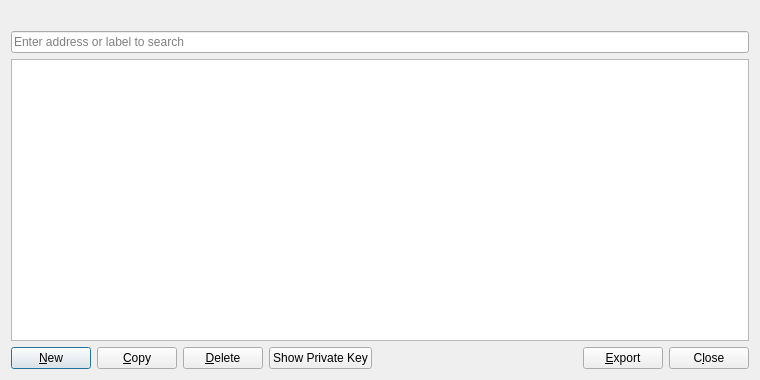
<?xml version="1.0" encoding="UTF-8"?>
<ui version="4.0">
 <class>AddressBookPage</class>
 <widget class="QWidget" name="AddressBookPage">
  <property name="geometry">
   <rect>
    <x>0</x>
    <y>0</y>
    <width>760</width>
    <height>380</height>
   </rect>
  </property>
  <layout class="QVBoxLayout" name="verticalLayout">
   <item>
    <widget class="QLabel" name="labelExplanation">
     <property name="textFormat">
      <enum>Qt::PlainText</enum>
     </property>
     <property name="wordWrap">
      <bool>true</bool>
     </property>
    </widget>
   </item>
   <item>
    <widget class="QLineEdit" name="searchLineEdit">
     <property name="placeholderText">
      <string>Enter address or label to search</string>
     </property>
    </widget>
   </item>
   <item>
    <widget class="QTableView" name="tableView">
     <property name="contextMenuPolicy">
      <enum>Qt::CustomContextMenu</enum>
     </property>
     <property name="toolTip">
      <string>Right-click to edit address or label</string>
     </property>
     <property name="tabKeyNavigation">
      <bool>false</bool>
     </property>
     <property name="alternatingRowColors">
      <bool>true</bool>
     </property>
     <property name="selectionMode">
      <enum>QAbstractItemView::SingleSelection</enum>
     </property>
     <property name="selectionBehavior">
      <enum>QAbstractItemView::SelectRows</enum>
     </property>
     <property name="sortingEnabled">
      <bool>true</bool>
     </property>
     <attribute name="verticalHeaderVisible">
      <bool>false</bool>
     </attribute>
    </widget>
   </item>
   <item>
    <layout class="QHBoxLayout" name="horizontalLayout">
     <item>
      <widget class="QPushButton" name="newAddress">
       <property name="toolTip">
        <string>Create a new address</string>
       </property>
       <property name="text">
        <string>&amp;New</string>
       </property>
       <property name="default">
        <bool>true</bool>
       </property>
       <property name="icon">
        <iconset>
         <normaloff>:/icons/add</normaloff>:/icons/add</iconset>
       </property>
      </widget>
     </item>
     <item>
      <widget class="QPushButton" name="copyAddress">
       <property name="toolTip">
        <string>Copy the currently selected address to the system clipboard</string>
       </property>
       <property name="text">
        <string>&amp;Copy</string>
       </property>
       <property name="icon">
         <iconset resource="../electrum.qrc">
         <normaloff>:/icons/editcopy</normaloff>:/icons/editcopy</iconset>
       </property>
      </widget>
     </item>
     <item>
      <widget class="QPushButton" name="deleteAddress">
       <property name="toolTip">
        <string>Delete the currently selected address from the list</string>
       </property>
       <property name="text">
        <string>&amp;Delete</string>
       </property>
       <property name="icon">
        <iconset>
         <normaloff>:/icons/remove</normaloff>:/icons/remove</iconset>
       </property>
      </widget>
     </item>
     <item>
      <widget class="QPushButton" name="showPrivateKey">
       <property name="text">
        <string>Show Private Key</string>
       </property>
       <property name="icon">
        <iconset>
         <normaloff>:/icons/privkey</normaloff>:/icons/privkey</iconset>
       </property>
      </widget>
     </item>
     <item>
      <spacer name="horizontalSpacer">
       <property name="orientation">
        <enum>Qt::Horizontal</enum>
       </property>
       <property name="sizeHint" stdset="0">
        <size>
         <width>40</width>
         <height>20</height>
        </size>
       </property>
      </spacer>
     </item>
     <item>
      <widget class="QPushButton" name="exportButton">
       <property name="toolTip">
        <string>Export the data in the current tab to a file</string>
       </property>
       <property name="text">
        <string>&amp;Export</string>
       </property>
       <property name="icon">
        <iconset>
         <normaloff>:/icons/export</normaloff>:/icons/export</iconset>
       </property>
      </widget>
     </item>
     <item>
      <widget class="QPushButton" name="closeButton">
       <property name="sizePolicy">
        <sizepolicy hsizetype="Minimum" vsizetype="Minimum">
         <horstretch>0</horstretch>
         <verstretch>0</verstretch>
        </sizepolicy>
       </property>
       <property name="text">
        <string>C&amp;lose</string>
       </property>
      </widget>
     </item>
    </layout>
   </item>
  </layout>
 </widget>
 <resources>
  <include location="../electrum.qrc"/>
 </resources>
 <connections/>
</ui>
